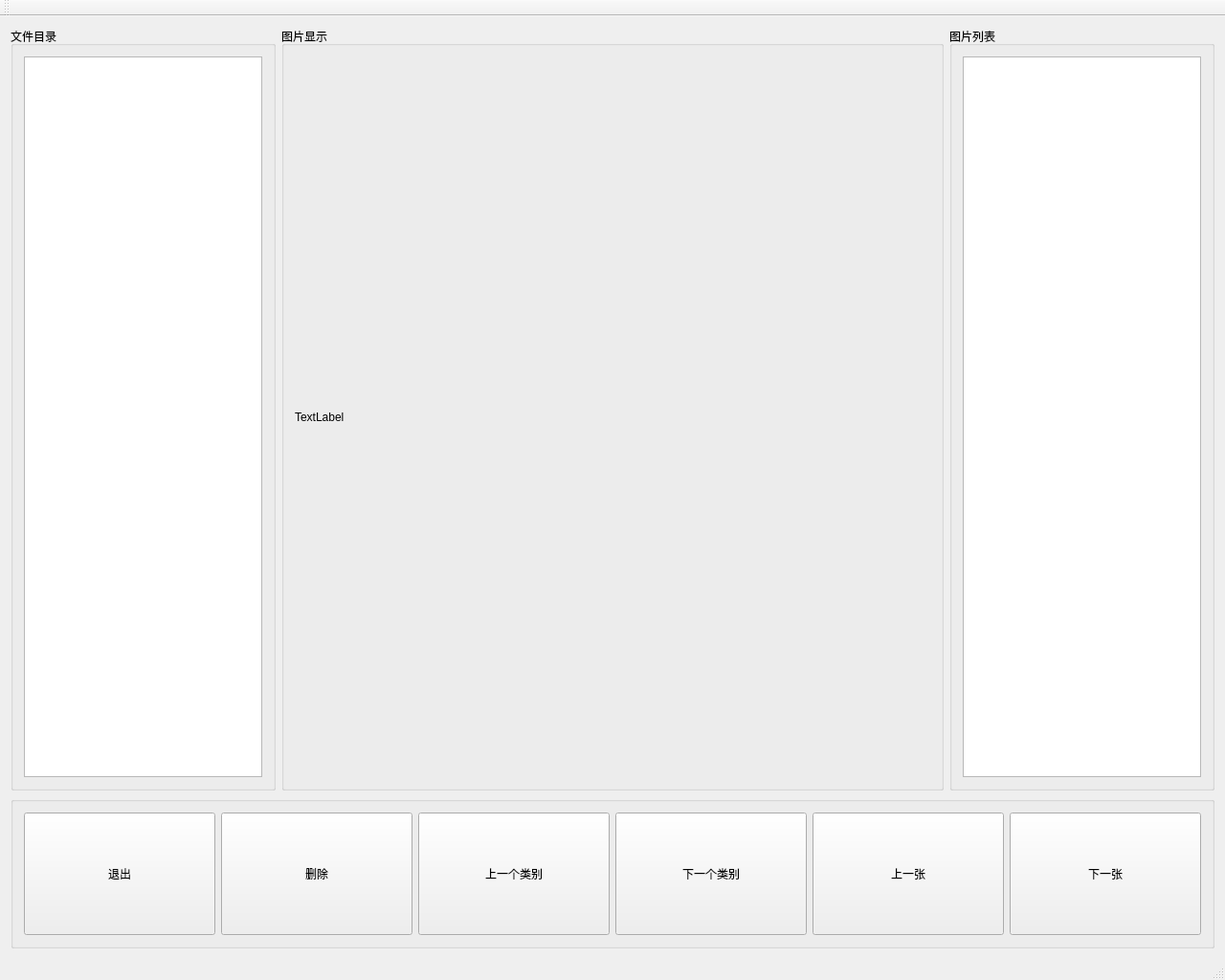
<?xml version="1.0" encoding="UTF-8"?>
<ui version="4.0">
 <class>PicturesViewerClass</class>
 <widget class="QMainWindow" name="PicturesViewerClass">
  <property name="geometry">
   <rect>
    <x>0</x>
    <y>0</y>
    <width>1280</width>
    <height>1024</height>
   </rect>
  </property>
  <property name="windowTitle">
   <string>PicturesViewer</string>
  </property>
  <widget class="QWidget" name="centralWidget">
   <layout class="QVBoxLayout" name="verticalLayout" stretch="5,1">
    <item>
     <layout class="QHBoxLayout" name="horizontalLayout" stretch="2,5,2">
      <item>
       <widget class="QGroupBox" name="groupBox">
        <property name="title">
         <string>文件目录</string>
        </property>
        <layout class="QGridLayout" name="gridLayout">
         <item row="0" column="0">
          <widget class="QListView" name="listView"/>
         </item>
        </layout>
       </widget>
      </item>
      <item>
       <widget class="QGroupBox" name="groupBox_3">
        <property name="title">
         <string>图片显示</string>
        </property>
        <layout class="QGridLayout" name="gridLayout_3">
         <item row="0" column="0">
          <widget class="QLabel" name="label">
           <property name="text">
            <string>TextLabel</string>
           </property>
          </widget>
         </item>
        </layout>
       </widget>
      </item>
      <item>
       <widget class="QGroupBox" name="groupBox_2">
        <property name="title">
         <string>图片列表</string>
        </property>
        <layout class="QGridLayout" name="gridLayout_2">
         <item row="0" column="0">
          <widget class="QListView" name="listView_2"/>
         </item>
        </layout>
       </widget>
      </item>
     </layout>
    </item>
    <item>
     <widget class="QGroupBox" name="groupBox_4">
      <property name="title">
       <string/>
      </property>
      <layout class="QHBoxLayout" name="horizontalLayout_2">
       <item>
        <widget class="QPushButton" name="pushButton">
         <property name="sizePolicy">
          <sizepolicy hsizetype="Minimum" vsizetype="Minimum">
           <horstretch>0</horstretch>
           <verstretch>0</verstretch>
          </sizepolicy>
         </property>
         <property name="text">
          <string>退出</string>
         </property>
        </widget>
       </item>
       <item>
        <widget class="QPushButton" name="pushButton_2">
         <property name="sizePolicy">
          <sizepolicy hsizetype="Minimum" vsizetype="Minimum">
           <horstretch>0</horstretch>
           <verstretch>0</verstretch>
          </sizepolicy>
         </property>
         <property name="text">
          <string>删除</string>
         </property>
        </widget>
       </item>
       <item>
        <widget class="QPushButton" name="pushButton_5">
         <property name="sizePolicy">
          <sizepolicy hsizetype="Minimum" vsizetype="Minimum">
           <horstretch>0</horstretch>
           <verstretch>0</verstretch>
          </sizepolicy>
         </property>
         <property name="text">
          <string>上一个类别</string>
         </property>
        </widget>
       </item>
       <item>
        <widget class="QPushButton" name="pushButton_6">
         <property name="sizePolicy">
          <sizepolicy hsizetype="Minimum" vsizetype="Minimum">
           <horstretch>0</horstretch>
           <verstretch>0</verstretch>
          </sizepolicy>
         </property>
         <property name="text">
          <string>下一个类别</string>
         </property>
        </widget>
       </item>
       <item>
        <widget class="QPushButton" name="pushButton_3">
         <property name="sizePolicy">
          <sizepolicy hsizetype="Minimum" vsizetype="Minimum">
           <horstretch>0</horstretch>
           <verstretch>0</verstretch>
          </sizepolicy>
         </property>
         <property name="text">
          <string>上一张</string>
         </property>
        </widget>
       </item>
       <item>
        <widget class="QPushButton" name="pushButton_4">
         <property name="sizePolicy">
          <sizepolicy hsizetype="Minimum" vsizetype="Minimum">
           <horstretch>0</horstretch>
           <verstretch>0</verstretch>
          </sizepolicy>
         </property>
         <property name="text">
          <string>下一张</string>
         </property>
        </widget>
       </item>
      </layout>
     </widget>
    </item>
   </layout>
  </widget>
  <widget class="QMenuBar" name="menuBar">
   <property name="geometry">
    <rect>
     <x>0</x>
     <y>0</y>
     <width>1280</width>
     <height>21</height>
    </rect>
   </property>
  </widget>
  <widget class="QToolBar" name="mainToolBar">
   <attribute name="toolBarArea">
    <enum>TopToolBarArea</enum>
   </attribute>
   <attribute name="toolBarBreak">
    <bool>false</bool>
   </attribute>
  </widget>
  <widget class="QStatusBar" name="statusBar"/>
 </widget>
 <layoutdefault spacing="6" margin="11"/>
 <resources/>
 <connections/>
</ui>
